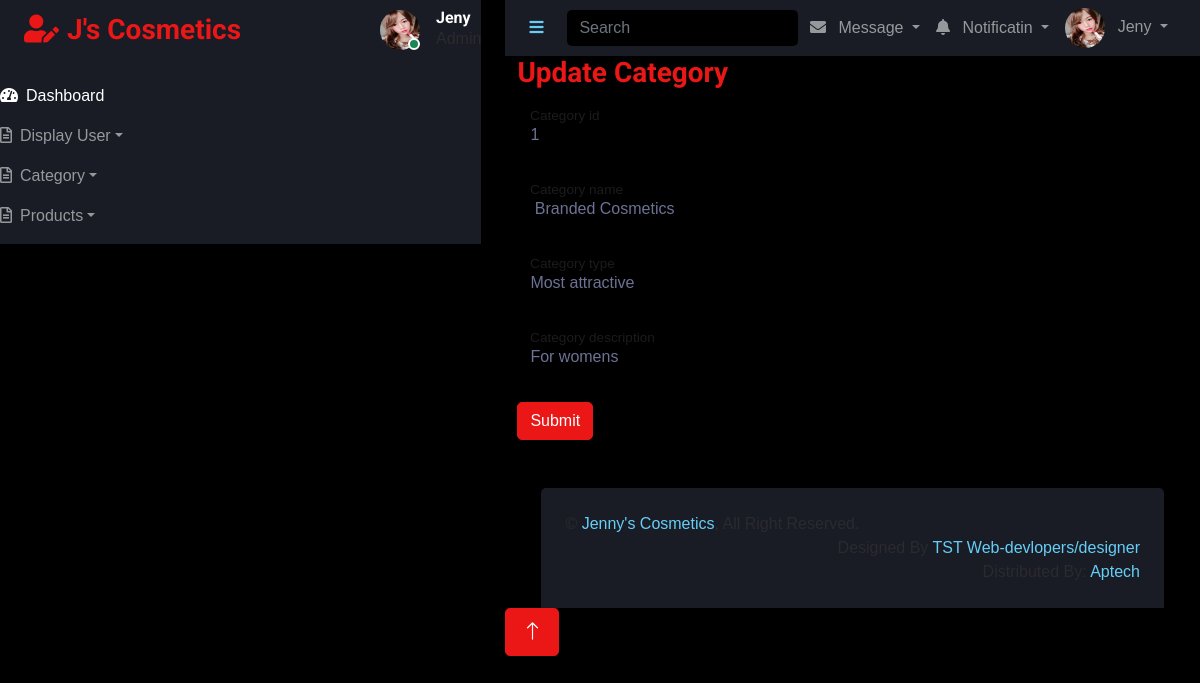
Page /admin/updatecat.php?id=1 on the committed database.
### tables this page shows
CREATE TABLE `addcat` (
  `id` int(11) NOT NULL,
  `name` varchar(255) NOT NULL,
  `type` varchar(255) NOT NULL,
  `description` text NOT NULL,
  `status` tinyint(4) NOT NULL DEFAULT 1
);

### admin/updatecat.php (the view, shortened to what this page needs)
<?php
require('../includes/config.php');
$cat_id = $_GET['id'];
$select_cat = "SELECT * FROM `addcat` WHERE id = '$cat_id'";
$result = mysqli_query($connection,$select_cat);
if(mysqli_num_rows($result) > 0 ){
    while($up_cat = mysqli_fetch_assoc($result)){
?>
<!DOCTYPE html>
<html lang="en">
<head>
    <link href="https://cdnjs.cloudflare.com/ajax/libs/font-awesome/5.10.0/css/all.min.css" rel="stylesheet">
    <link href="https://cdn.jsdelivr.net/npm/bootstrap-icons@1.4.1/font/bootstrap-icons.css" rel="stylesheet">
    <link href="lib/owlcarousel/assets/owl.carousel.min.css" rel="stylesheet">
    <link href="lib/tempusdominus/css/tempusdominus-bootstrap-4.min.css" rel="stylesheet" />
    <link href="css/bootstrap.min.css" rel="stylesheet">
    <link href="css/style.css" rel="stylesheet">
</head>
<body>
    <div class="container-fluid position-relative d-flex p-0">
        <?php
        include('sidebar.php');
        ?>
        <div class="content">
            <?php
            include('navbar.php');
            ?>
          <div class="container-fluid">
                        <h3 class="text-primary">Update Category</h3>
                        <form action="updcatdetails.php" method="post">
                        <div class="form-floating mb-3">
                            <input type="text" name="id"class="form-control" id="floatingText" placeholder="Categoryid" value = "<?php echo $up_cat['id'];?>">
                            <label for="cid" >Category id</label>
                        </div>
                        <div class="form-floating mb-3">
                            <input type="text" name="cname"class="form-control" id="floatingtext" placeholder="Categoryname" value = "<?php echo $up_cat['name'];?>">
                            <label for="cname" >Category name</label>
                        </div>
                        <div class="form-floating mb-3">
                            <input type="text" name="ctype" class="form-control" id="floatingcat" placeholder="Categorytype" value = "<?php echo $up_cat['type'];?>">
                            <label for="ctype" >Category type</label>
                        </div>
                        <div class="form-floating mb-4">
                            <input type="text" name="cdesc" class="form-control" id="floatingdesc" placeholder="Categorydesc" value = "<?php echo $up_cat['description'];?>">
                            <label for="cdesc" >Category description</label>
                        <br>
                        <input type="submit" class="btn btn-primary btn-user btn-block" name="submit">
                        </form>
        </div>
       <?php
        }
    }
       ?>
          <?php
          include('footer.php');
          ?>
        </div>
        <a href="#" class="btn btn-lg btn-primary btn-lg-square back-to-top"><i class="bi bi-arrow-up"></i></a>
    </div>
</body>
</html>

### admin/sidebar.php (shortened to what this page needs)
<div class="sidebar pe-4 pb-3">
            <nav class="navbar bg-secondary navbar-dark">
                <a href="index.php" class="navbar-brand mx-4 mb-3">
                    <h3 class="text-primary"><i class="fa fa-user-edit me-2"></i>J's Cosmetics </h3>
                </a>
                <div class="d-flex align-items-center ms-4 mb-4">
                    <div class="position-relative">
                        <img class="rounded-circle" src="./img/jeny.jpg" alt="" style="width: 40px; height: 40px;">
                        <div class="bg-success rounded-circle border border-2 border-white position-absolute end-0 bottom-0 p-1"></div>
                    </div>
                    <div class="ms-3">
                        <h6 class="mb-0">Jeny</h6>
                        <span>Admin</span>
                    </div>
                </div>
                <div class="navbar-nav w-100">
                    <a href="index.php" class="nav-item nav-link active"><i class="fa fa-tachometer-alt me-2"></i>Dashboard</a>
                    <div class="nav-item dropdown">
                        <a href="#" class="nav-link dropdown-toggle" data-bs-toggle="dropdown"><i class="far fa-file-alt me-2"></i>Display User</a>
                    </div>
                    <div class="nav-item dropdown">
                        <a href="#" class="nav-link dropdown-toggle" data-bs-toggle="dropdown"><i class="far fa-file-alt me-2"></i>Category</a>
                    </div>
                    <div class="nav-item dropdown">
                        <a href="#" class="nav-link dropdown-toggle" data-bs-toggle="dropdown"><i class="far fa-file-alt me-2"></i>Products</a>
                    </div>
                </div>
            </nav>
        </div>

### admin/navbar.php (shortened to what this page needs)
<nav class="navbar navbar-expand bg-secondary navbar-dark sticky-top px-4 py-0">
                <a href="#" class="sidebar-toggler flex-shrink-0">
                    <i class="fa fa-bars"></i>
                </a>
                <form class="d-none d-md-flex ms-4">
                    <input class="form-control bg-dark border-0" type="search" placeholder="Search">
                </form>
                <div class="navbar-nav align-items-center ms-auto">
                    <div class="nav-item dropdown">
                        <a href="#" class="nav-link dropdown-toggle" data-bs-toggle="dropdown">
                            <i class="fa fa-envelope me-lg-2"></i>
                            <span class="d-none d-lg-inline-flex">Message</span>
                        </a>
                    </div>
                    <div class="nav-item dropdown">
                        <a href="#" class="nav-link dropdown-toggle" data-bs-toggle="dropdown">
                            <i class="fa fa-bell me-lg-2"></i>
                            <span class="d-none d-lg-inline-flex">Notificatin</span>
                        </a>
                    </div>
                    <div class="nav-item dropdown">
                        <a href="#" class="nav-link dropdown-toggle" data-bs-toggle="dropdown">
                            <img class="rounded-circle me-lg-2" src="img/jeny.jpg" alt="" style="width: 40px; height: 40px;">
                            <span class="d-none d-lg-inline-flex">Jeny</span>
                        </a>
                    </div>
                </div>
            </nav>

### rows in the picture
addcat: id "1", cname "Branded Cosmetics", ctype "Most attractive", cdesc "For womens"
